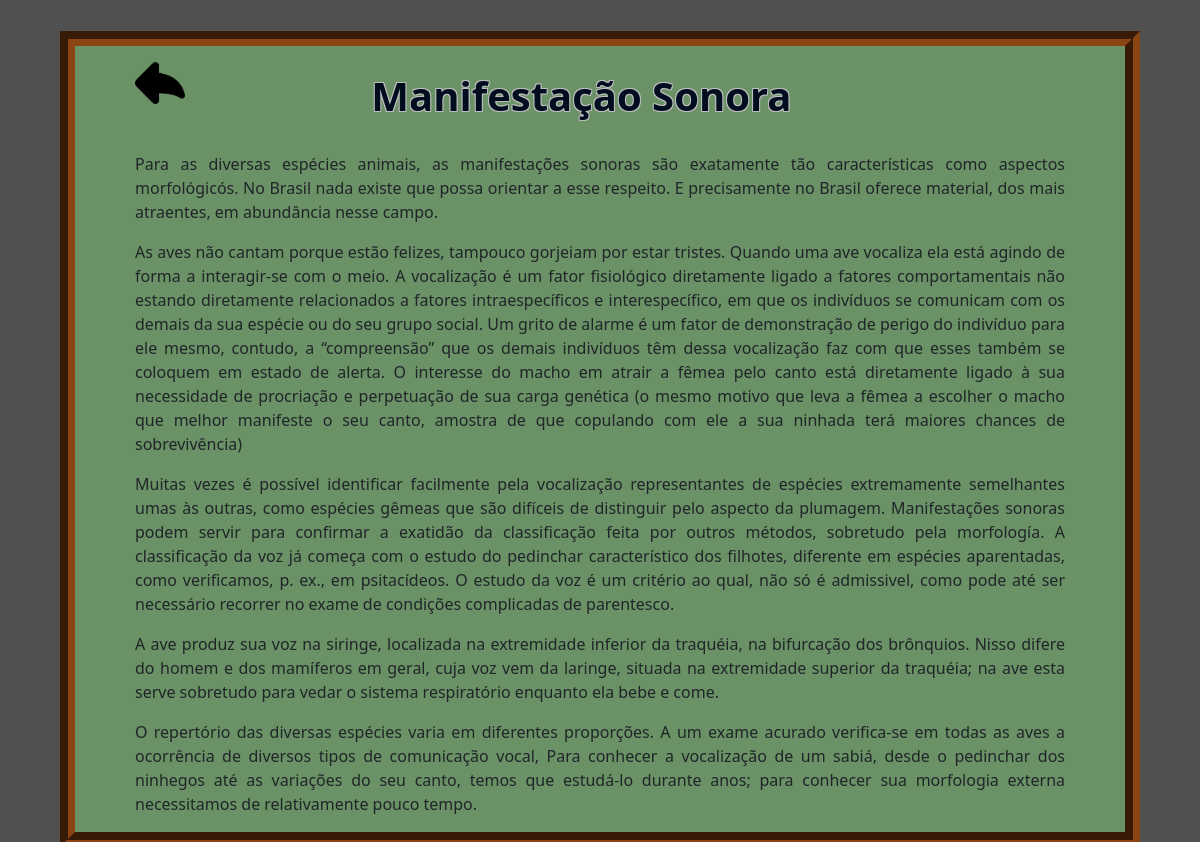
/templates/pagina.php?idPagina=2, run on the app's committed database.
### tables this page shows
CREATE TABLE `pagina` (
  `id` int(11) NOT NULL,
  `nome` varchar(20) NOT NULL,
  `conteudo` text NOT NULL
);

### templates/pagina.php (the view, shortened to what this page needs)
<?php
include_once "site.php";
$idPagina = $_GET["idPagina"];
$result_carousel = "SELECT * FROM pagina WHERE id = $idPagina";
$resultado_carousel = mysqli_query($con, $result_carousel);
$dados = mysqli_fetch_assoc($resultado_carousel);
?>
<!DOCTYPE html>
<html>
<head>
    <link rel="stylesheet" type="text/css" href="../static/_css/_site.css">
    <link rel="stylesheet" href="../static/_css/bootstrap.css">
</head>
<body id="normal">
<div class="conteiner">
<div class="ave">
<a href="index.php"><img src="../static/_image/voltar.png" class="rounded float-start" id="img" width="50px"></a>
    <div class="div01">
        <h1><b><?php echo $dados['nome']; ?></b></h1>
    </div> </br>
    <div>
        <?php echo $dados['conteudo']; ?>
    </div>
</div>
</div>
</body>
</html>

### static/_css/_site.css (style rules this page uses)
html { width: 100%; height: 100%; padding: 25px; background-color: #505050 }
#normal { border: none; background-color: #505050; }
.div01 { display: flex; justify-content: center; align-items: center; position: relative; top: 6%; width: 100%; height: 70px; padding-bottom: 50px; padding-top: 2%; }
.conteiner { width: 100%; height: 100%; display: flex; justify-content: center; align-content: center; }
.ave { width: 90%; border: 15px groove #8B4513; text-align: justify; background-color: #6a9266; padding-left: 5%; padding-right: 5%; position: absolute; justify-content: center; align-items: center; align-content: center; padding-top: 1%; }
#img { position:absolute; display: block; z-index: 999 }
h1 { position: relative; text-align: center; color: #000d1f; text-shadow: #BDBDBD 1px -1px, #BDBDBD -1px 1px, #BDBDBD 1px 1px, #BDBDBD -1px -1px; padding-top: 5%; padding-right: 4%; }

### data on the page
pagina: nome "Manifestação Sonora", conteudo "Para as diversas espécies animais, as manifestações sonoras são exatamente tão características como aspectos morfológicós. No Brasil nada existe que possa orientar a esse respeito. E precisamente no Brasil oferece material, dos mais atraentes, em abundância nesse campo. As aves não cantam porque estão felizes, tampouco gorjeiam por estar tristes. Quando uma ave vocaliza ela está agindo de forma a interagir-se com o meio. A vocalização é um fator fisiológico diretamente ligado a fatores comportamentais não estando diretamente relacionados a fatores intraespecíficos e interespecífico, em que os indivíduos se comunicam com os demais da sua espécie ou do seu grupo social. Um grito de alarme é…"
